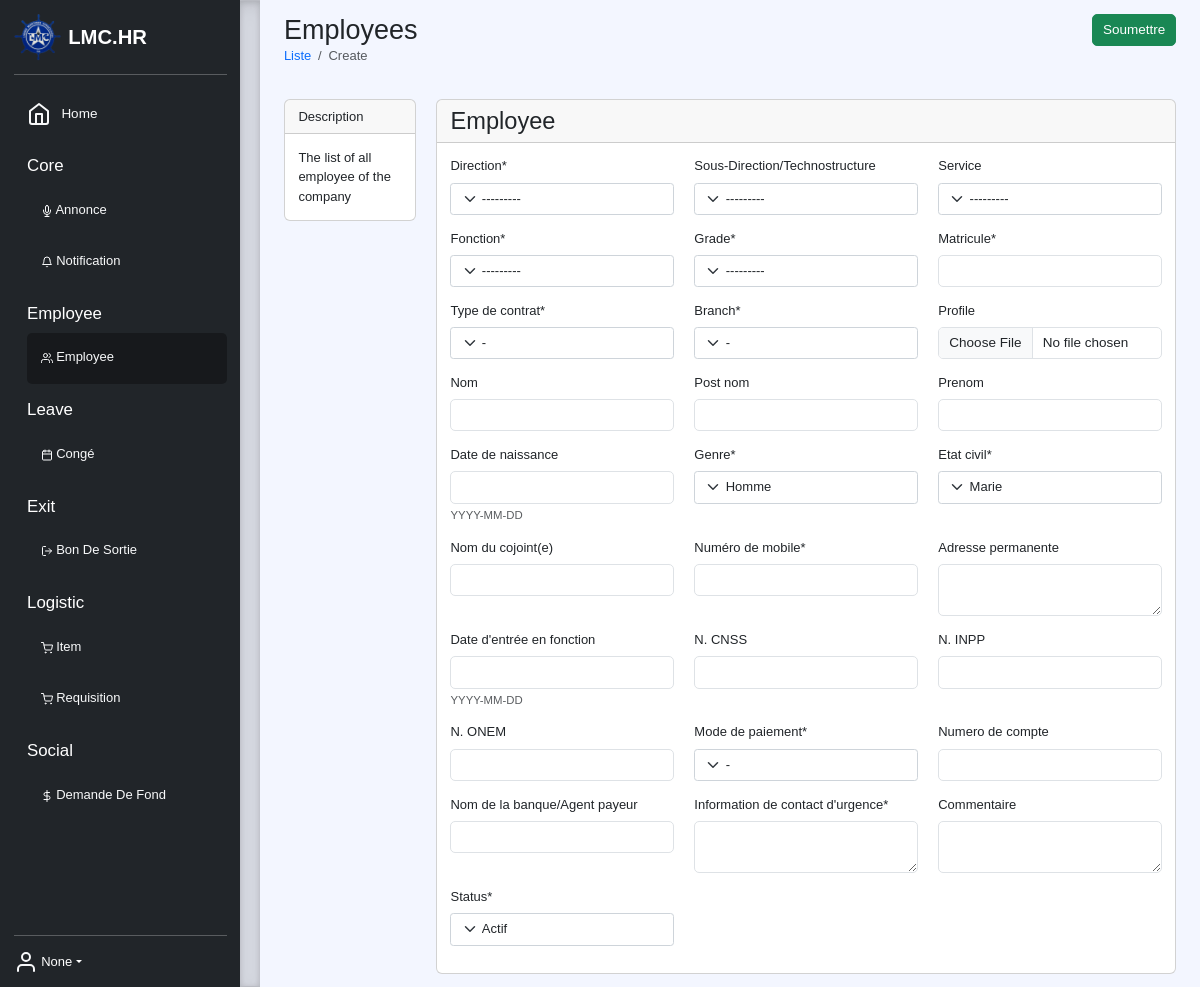
Page /create/employee/employee (signed in) on the earlier database version.
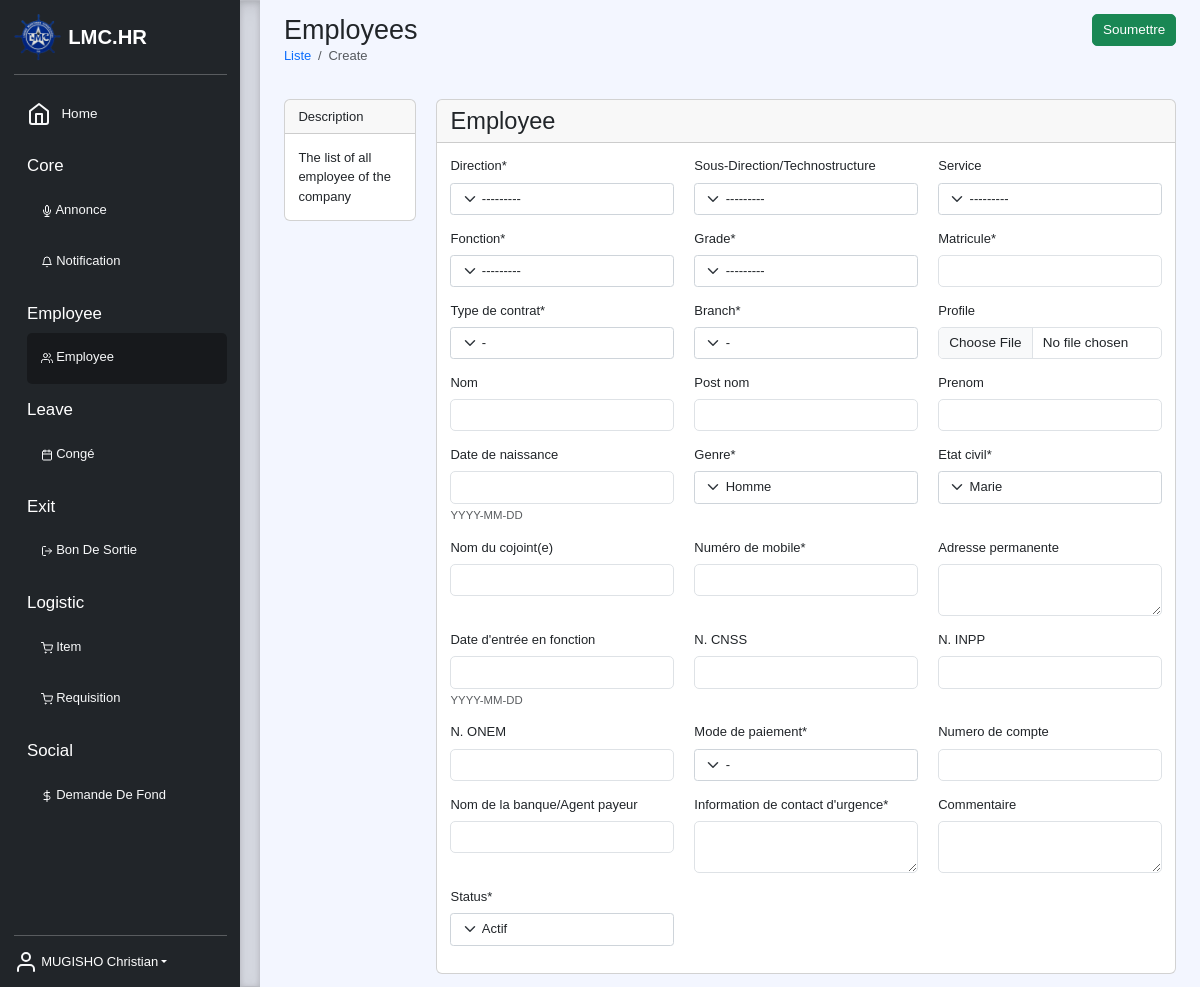
Same page on the later database version.
### core/models.py (models this page shows, shortened)
class User(AbstractUser):
    employee = models.OneToOneField('employee.Employee', null=True, on_delete=models.SET_NULL, default=None)
    email = models.EmailField(unique=True, db_index=True)
    username = None
    USERNAME_FIELD = 'email'
    REQUIRED_FIELDS = []
    objects = UserManager()

### employee/models.py (models this page shows, shortened)
class Employee(models.Model):
    STATUS = (
        ('actif', 'Actif'),
        ('indisponibilite', 'Indisponibilite'),
        ('licenciement', 'Licenciement'),
        ('inactif', 'Inactif')
    )
    GENDERS = (("Male", "Homme"), ("Female", "Femme"))
    direction = models.ForeignKey(Direction, verbose_name="Direction", null=True, on_delete=models.SET_NULL)
    subDirection = models.ForeignKey(SubDirection, verbose_name="Sous-Direction/Technostructure", blank=True, null=True,
                                     on_delete=models.SET_NULL)
    service = models.ForeignKey(Service, verbose_name="Service", blank=True, null=True, on_delete=models.SET_NULL)
    function = models.ForeignKey(Function, verbose_name="Fonction", null=True, on_delete=models.SET_NULL)
    grade = models.ForeignKey(Grade, verbose_name="Grade", null=True, on_delete=models.SET_NULL)
    profile = models.ImageField(upload_to=upload_directory_file, blank=True, null=True, default=None)
    matricule = models.CharField("Matricule", unique=True, max_length=100, null=True, default=None)
    agreement = models.CharField("Type de contrat", max_length=10, choices=choices(Agreement, 'name'), null=True,
                                 default=None)
    first_name = models.CharField("Prenom", max_length=100, blank=True, null=True, default=None)
    middle_name = models.CharField("Post nom", max_length=100, blank=True, null=True, default=None)
    last_name = models.CharField("Nom", max_length=100, blank=True, null=True, default=None)
    n_cnss = models.CharField("N. CNSS", max_length=50, blank=True, null=True, default=None)
    n_inpp = models.CharField("N. INPP", max_length=50, blank=True, null=True, default=None)
    n_onem = models.CharField("N. ONEM", max_length=50, blank=True, null=True, default=None)
    gender = models.CharField("Genre", max_length=10, choices=GENDERS, null=True,
                              default="Male")
    marital_status = models.CharField("Etat civil", max_length=12,
                                      choices=(("Maried", "Marie"), ("Single", "Celibataire"), ("Widower", "Veuf(ve)")),
                                      default="Celibataire")
    spouse = models.CharField("Nom du cojoint(e)", max_length=100, blank=True, null=True, default=None)
    dob = models.DateField("Date de naissance", help_text='YYYY-MM-DD', blank=True, null=True, default=None)
    doj = models.DateField("Date d'entrée en fonction", help_text='YYYY-MM-DD', blank=True, null=True, default=None)
    mobile_number = PhoneNumberField("Numéro de mobile", null=True, default=None)
    address = models.TextField("Adresse permanente", blank=True, null=True, default=None)
    emergency_information = models.TextField("Information de contact d'urgence", null=True, default=None)
    syndicate = models.CharField("Syndicat", max_length=50, choices=choices(Syndicat, 'name'), blank=True, null=True,
                                 default=None)
    branch = models.CharField("Branch", max_length=10, choices=choices(Branch, 'name'))
    payment_method = models.CharField("Mode de paiement", max_length=10, choices=choices(PaymentMethod, 'name'))
    payer_name = models.CharField("Nom de la banque/Agent payeur", max_length=50, blank=True, null=True, default=None)
    pay_account = models.CharField("Numero de compte", max_length=50, blank=True, null=True, default=None)
    comment = models.TextField("Commentaire", blank=True, null=True, default=None)
    status = models.CharField(verbose_name="Status", max_length=20, choices=STATUS, default=STATUS[0][0])
    updated = models.DateTimeField(verbose_name="Mise à jour le", auto_now=True)
    created = models.DateTimeField(verbose_name="Créée le", auto_now_add=True)
    conf = {
        'icon': 'users',
        'description': 'The list of all employee of the company',
        'entry': reverse_lazy('core:list', kwargs={'app': 'employee', 'model': 'employee'}),
        'list': {
            'display': [('matricule', 'Matricule'), ('direction', 'Direction'), ('function', 'Fonction'),
                        ('last_name', 'Nom'), ('first_name', 'Prenom'), ('status', 'Status'),
                        ('updated', 'Mis à jour le')],
            'filter': ['direction', 'subDirection', 'function', 'grade', 'gender', 'marital_status', 'branch',
                       'payment_method', 'status', 'doj'],
            'action': [{
                'method': 'GET',
                'href': reverse_lazy('core:create', kwargs={'app': 'employee', 'model': 'employee'}),
                'class': 'btn btn-primary',
                'title': 'Ajouter'
            }]
        },
        'change': {
            'form': {
                'fields': ['direction', 'subDirection', 'service', 'function',
                           'grade', 'matricule', 'agreement', 'branch',
                           'profile', 'last_name', 'middle_name', 'first_name', 'dob',
                           'gender', 'marital_status', 'spouse', 'mobile_number', 'address',
                           'doj', 'n_cnss', 'n_inpp', 'n_onem',
                           'payment_method', 'pay_account', 'payer_name', 'emergency_information', 'comment', 'status'],
                'inlines': [{
                    'app': 'core',
                    'model': 'user',
                    'fields': ['email', 'groups']
                }, {
                    'app': 'employee',
                    'model': 'child',
                    'fields': ['full_name', 'dob', 'birth_certificate']
                }, {
                    'app': 'employee',
                    'model': 'familymember',
                    'fields': ['relationship', 'full_name', 'contact_info']
                }, {
                    'app': 'employee',
                    'model': 'document',
                    'fields': ['name', 'doc']
                }]
            },
            'action': [{
                'method': 'GET',
                'href': reverse_lazy('core:delete', kwargs={'app': 'employee', 'model': 'employee'}),
                'class': 'btn btn-danger',
                'title': 'Delete',
                'condition': 'True'
            }, {
                'method': 'GET',
                'href': reverse_lazy('core:document',
                                     kwargs={'app': 'employee', 'model': 'employee', 'document': 'employee'}),
                'class': 'btn btn-info',
                'title': 'Document',
                'condition': 'True'
            }]
        },
        'create': {
            'form': {
                'fields': ['direction', 'subDirection', 'service', 'function',
                           'grade', 'matricule', 'agreement', 'branch',
                           'profile', 'last_name', 'middle_name', 'first_name', 'dob',
                           'gender', 'marital_status', 'spouse', 'mobile_number', 'address',
                           'doj', 'n_cnss', 'n_inpp', 'n_onem',
                           'payment_method', 'pay_account', 'payer_name', 'emergency_information', 'comment', 'status'],
                'inlines': []
            }
        },
        'read': {
            'action': [{
                'method': 'GET',
                'href': reverse_lazy('core:document',
                                     kwargs={'app': 'employee', 'model': 'employee', 'document': 'employee'}),
                'class': 'btn btn-info',
                'title': 'Document',
                'condition': 'True'
            }]
        }
    }
    def full_name(self):
        return f"{self.last_name} {self.first_name}"

### core/views.py (the view, shortened to what this page needs)
# urls.py: path('create/<str:app>/<str:model>', Create.as_view(), name='create'),
class Create(LoginRequiredMixin, View):
    def get(self, request, app, model):
        model = apps.get_model(app, model_name=model)
        inlines = []
        fields = getattr(model, 'conf', {}).get('create', {}).get('form', {}).get('fields', '__all__')
        form = modelform_factory(model, fields=fields, form=Row3Form)()
        for inline in getattr(model, 'conf', {}).get('create', {}).get('form', {}).get('inlines', []):
            _fields = inline.get('fields', '__all__')
            _model = apps.get_model(inline.get('app'), model_name=inline.get('model'))
            _form = inlineformset_factory(model, _model, form=InlineForm, fields=_fields, extra=1)()
            inlines.append(_form)
        return render(request, f'{self.__class__.__name__.lower()}.html', locals())

### core/templatetags/core.py (called while the page is built)
@register.filter(name='getattr')
def getter(obj, field):
    return getattr(obj, field, None)

### employee/models.py (called while the page is built)
    def __str__(self):
        return f"{self.code}/{self.name}"

    def __str__(self):
        return f"{self.name}"

    def __str__(self):
        return f"{self.name}"

    def __str__(self):
        return f"{self.name}"

### templates/create.html (shortened to what this page needs)
{% extends 'base.html' %}
{% load core %}
{% load crispy_forms_tags %}
{% load crispy_forms_filters %}
{% block content %}
<div class="container-fluid">
    <div class="row">
        <div class="col">
            <h2 class="m-0">{{ model|getattr:'_meta'|getattr:'verbose_name_plural'|title }}</h2>
            <nav aria-label="breadcrumb">
              <ol class="breadcrumb">
                <li class="breadcrumb-item"><a href="{% url 'core:list' model|getattr:'_meta'|getattr:'app_label' model|getattr:'_meta'|getattr:'model_name' %}" class="text-decoration-none">Liste</a></li>
                <li class="breadcrumb-item active" aria-current="page">Create</li>
              </ol>
            </nav>
        </div>
        <div class="col text-end">
            <button class="btn btn-success" type="submit" form="form-{{ model|getattr:'_meta'|getattr:'model_name' }}">Soumettre</button>
        </div>
    </div>
    <div class="row mt-4">
        {% if filter_form and not inlines %}
        <div class="col-2">
            {% include 'widgets/filter_card.html' %}
            {% include 'widgets/approvers_card.html' %}
        </div>
        {% elif model.conf.description and not inlines %}
        <div class="col-2">
            {% include 'widgets/description_card.html' %}
        </div>
        {% endif %}
        <form class="col" method="post" id="form-{{ model|getattr:'_meta'|getattr:'model_name' }}" enctype="multipart/form-data">
            <div class="row">
                <div class="col{% if inlines %}-8{% endif %}">
                    <div class="card">
                        <div class="card-header">
                            <h3 class="m-0">{{ model|getattr:'_meta'|getattr:'verbose_name'|title }}</h3>
                        </div>
                        <div class="card-body">
                            {% crispy form %}
                        </div>
                    </div>
                </div>
            </div>
        </form>
    </div>
</div>
{% endblock %}

### templates/base.html (shortened to what this page needs)
{% load static %}
{% load core %}
<!DOCTYPE html>
<html lang="fr">
<head>
    <link href="https://cdn.jsdelivr.net/npm/bootstrap@5.3.0-alpha3/dist/css/bootstrap.min.css" rel="stylesheet">
    <link rel="stylesheet" href="{% static 'css/custom.css' %}">
    <link rel="stylesheet" href="{% static 'css/select2.min.css' %}">
    <link rel="stylesheet" href="{% static 'css/select2-bootstrap-5-theme.min.css' %}">
    <link rel="stylesheet" href="{%  static 'css/select2-bootstrap-5-theme.rtl.min.css' %}">
</head>
<body>
    <main>
        <div class="d-flex flex-column flex-shrink-0 p-3 text-white bg-dark overflow-auto" style="width: 240px;">
            <a href="/" class="d-flex align-items-center mb-3 mb-md-0 me-md-auto text-white text-decoration-none">
              <img src="{% static 'images/logo.png' %}" width="48" />
              <span class="fs-4 ms-2 fw-bolder">LMC.HR</span>
            </a>
            <hr>
            <ul class="nav nav-pills flex-column mb-auto ">
                <li class="nav-item">
                    <a href="{% url 'core:home' %}" class="nav-link text-light {% if request.resolver_match.url_name == 'home' %}active{% endif %} py-3">
                        <i data-feather="home"></i>
                        <span class="fs-6 ms-2">Home</span>
                    </a>
                </li>
                {% with request|menu as menus %}
                    {% for key, value in menus.items %}
                    <li class="nav-item fs-5 mt-2">
                        <a class="text-decoration-none nav-link text-white" aria-current="page">{{ key|title }}</a>
                        <ul class="nav nav-pills flex-column mb-auto ms-3">
                            {% for model in value %}
                                <li class="nav-item">
                                    <a href="{{ model.url }}" class="nav-link text-light {% if request.resolver_match.kwargs.model == model.name %}active{% endif %} py-3">
                                        <i data-feather="{{ model.icon|default:'user' }}" style="width: 12px;"></i>
                                        {{ model.verbose|title }}
                                    </a>
                                </li>
                            {% endfor %}
                        </ul>
                    </li>
                    {% endfor %}
                {% endwith %}
            </ul>
            <hr>
            <div class="dropdown">
              <a class="d-flex align-items-center text-white text-decoration-none dropdown-toggle" id="dropdownUser1" data-bs-toggle="dropdown" aria-expanded="false">
                <i data-feather="user" class="text-light"></i>
                  &nbsp;{{ request.user.employee.full_name|default:request.user.username }}
              </a>
            </div>
        </div>
        <div class="b-example-divider"></div>
        <div class="col scrollarea p-3">
            {% block content %}
            {% endblock %}
        </div>
    </main>
</body>
</html>

Differences in the rows shown:
changed User: user.employee.full_name "None" → "MUGISHO Christian"
